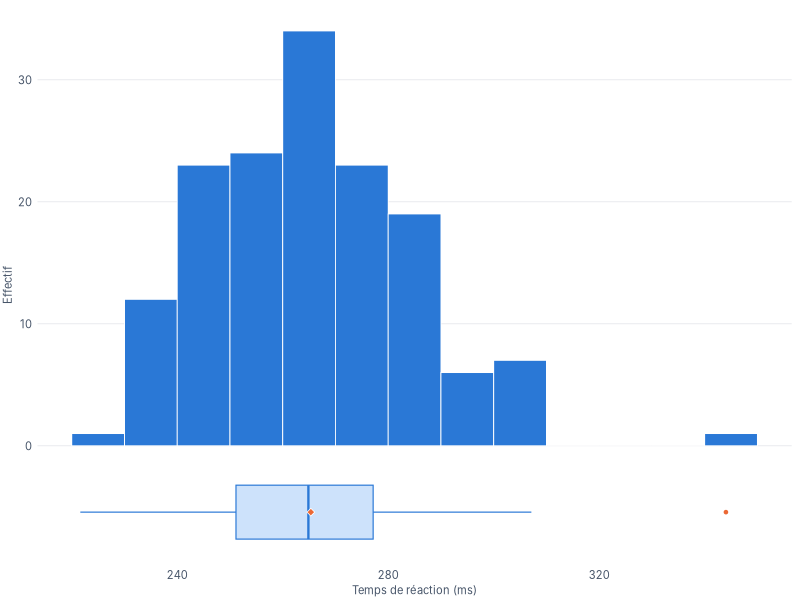
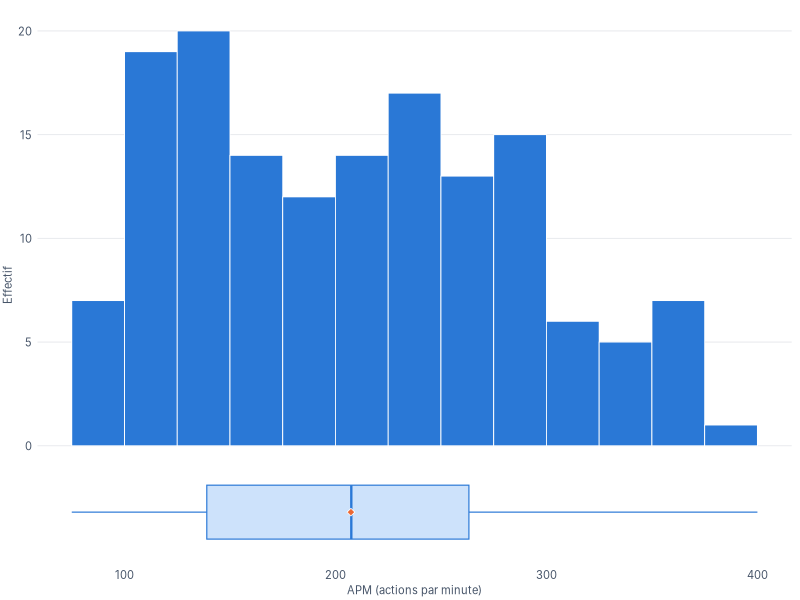
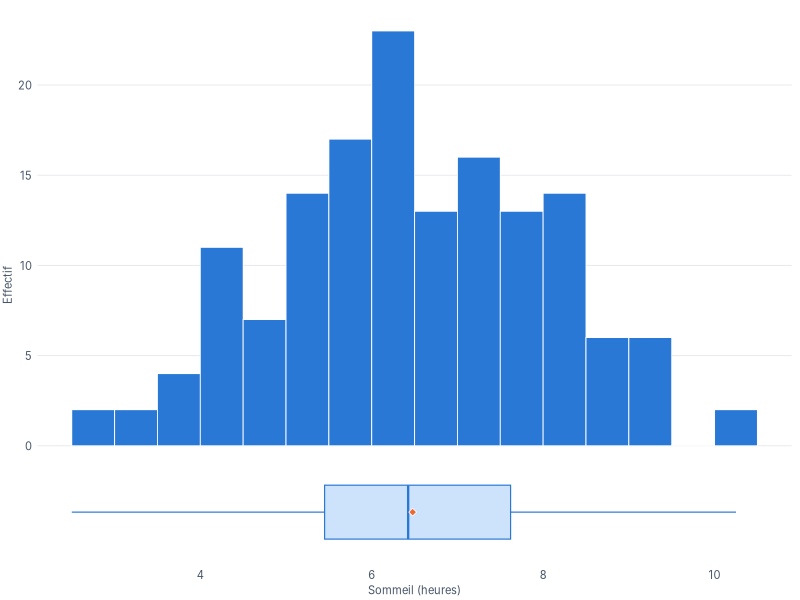
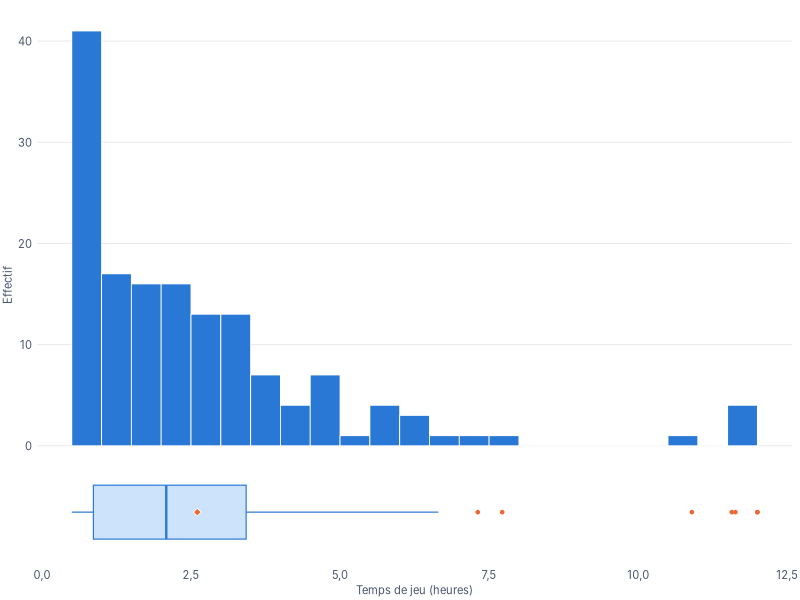
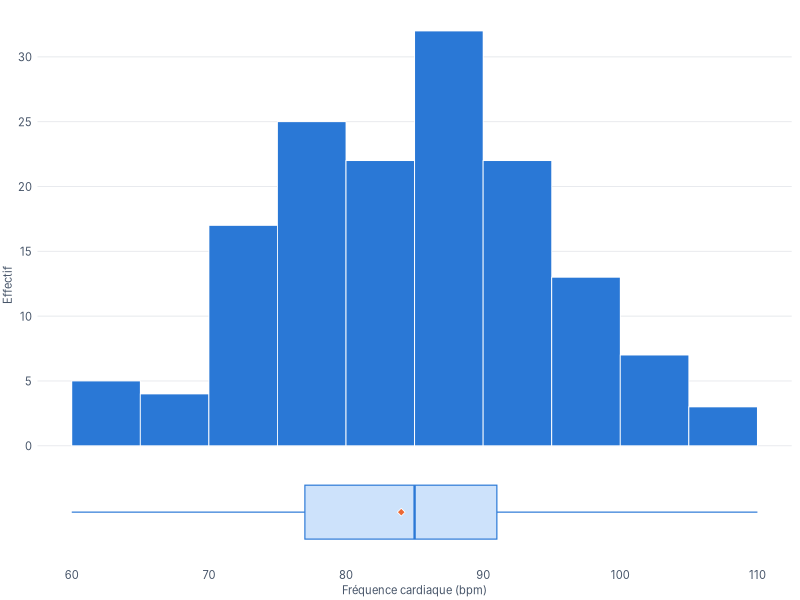
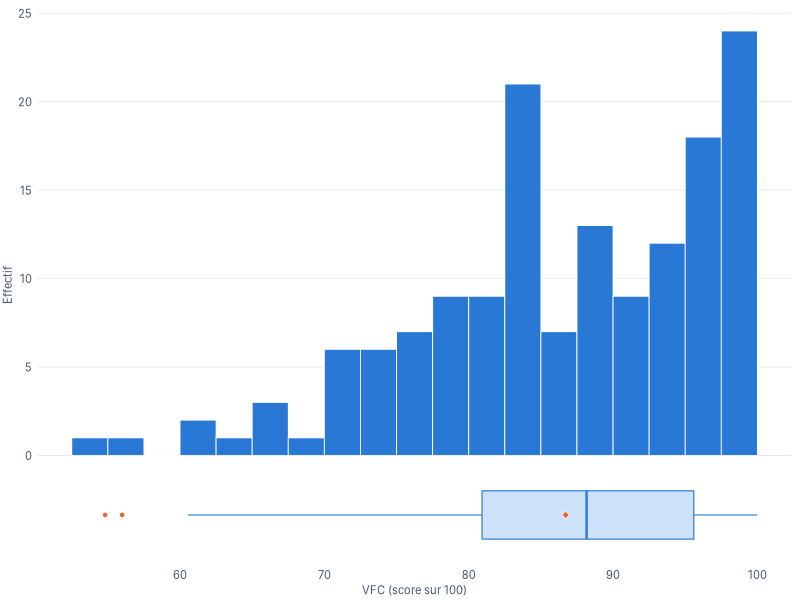
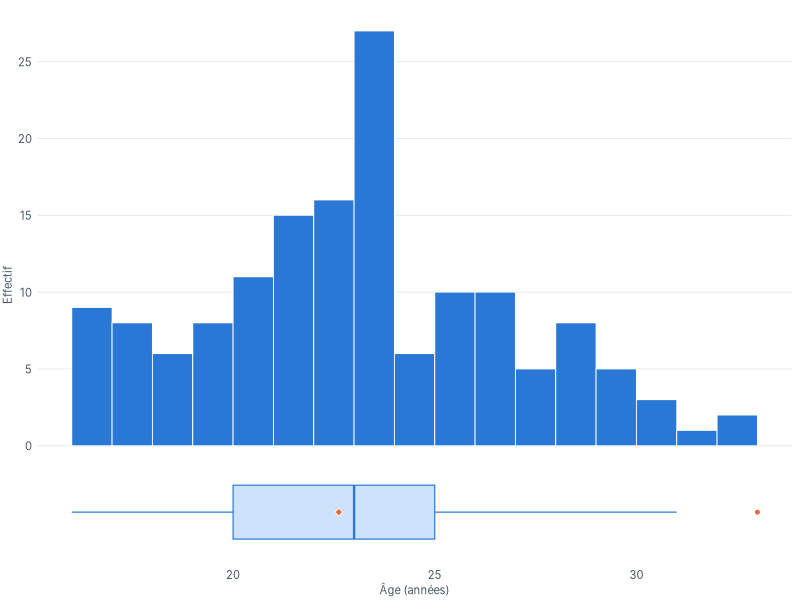
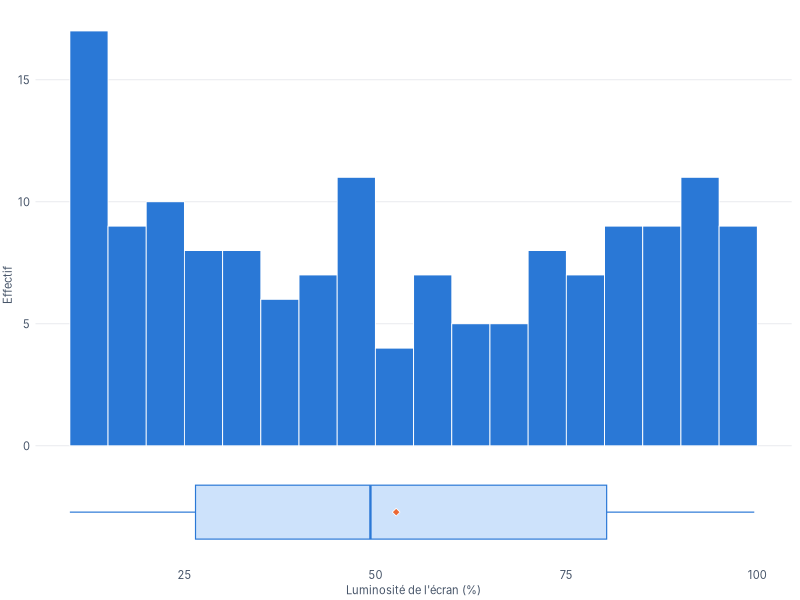

R code for these plots, in order:
##############################################################################
# Projet Théorie des tests — Trinôme 11 (BERTIN · GUIHARD · CHEBREK)
# Étude descriptive univariée complète des 12 variables de l'échantillon
# Sorties : resultats/*.csv (tableaux) et figures/u_*.svg (graphiques)
##############################################################################

## 1. Données ----------------------------------------------------------------
d <- read.csv2("echantillon_150_complet.csv", stringsAsFactors = TRUE)
d$Game_Genre <- factor(d$Game_Genre,
                       levels = c("MOBA", "FPS", "Battle Royale", "Fighting"))
d$Match_Outcome <- factor(d$Match_Outcome, levels = c("Loss", "Win"))
dir.create("resultats", showWarnings = FALSE)
dir.create("figures", showWarnings = FALSE)

quanti <- c(Reaction_Time_ms  = "Temps de réaction (ms)",
            APM               = "APM (actions par minute)",
            Sleep_Hours       = "Sommeil (heures)",
            PlayTime_Hours    = "Temps de jeu (heures)",
            Energy_Drinks     = "Boissons énergisantes (nombre)",
            Heart_Rate_BPM    = "Fréquence cardiaque (bpm)",
            HRV_Score         = "VFC (score sur 100)",
            Age               = "Âge (années)",
            Screen_Brightness = "Luminosité de l'écran (%)")
quali <- c(Game_Genre        = "Genre de jeu",
           Blue_Light_Filter = "Filtre lumière bleue",
           Match_Outcome     = "Issue du match")

## 2. Variables quantitatives : résumé numérique -----------------------------
asymetrie <- function(x) mean((x - mean(x))^3) / sd(x)^3
atypiques <- function(x) {                 # règle des 1,5 x écart interquartile
  q <- quantile(x, c(0.25, 0.75)); e <- diff(q)
  sum(x < q[1] - 1.5 * e | x > q[2] + 1.5 * e)
}
resume <- function(x) c(n = length(x), moyenne = mean(x), ecart_type = sd(x),
                        min = min(x), q1 = unname(quantile(x, 0.25)),
                        mediane = median(x), q3 = unname(quantile(x, 0.75)),
                        max = max(x), asymetrie = asymetrie(x),
                        atypiques = atypiques(x),
                        au_min = sum(x == min(x)), au_max = sum(x == max(x)))
tab_quanti <- data.frame(variable = names(quanti), libelle = quanti,
                         t(sapply(d[names(quanti)], resume)), row.names = NULL)
print(tab_quanti, digits = 3)
write.csv(tab_quanti, "resultats/univarie_quanti.csv", row.names = FALSE)

## 3. Variables qualitatives (et boissons, discrète) : effectifs -------------
freq <- function(v) {
  n <- table(d[[v]])
  data.frame(variable = v, modalite = names(n), effectif = as.vector(n),
             pourcentage = round(100 * as.vector(n) / sum(n), 1))
}
tab_quali <- do.call(rbind, lapply(c(names(quali), "Energy_Drinks"), freq))
print(tab_quali)
write.csv(tab_quali, "resultats/univarie_quali.csv", row.names = FALSE)

# Repères utiles pour l'interprétation
mean(d$Sleep_Hours < 6)                    # part des joueurs dormant < 6 h
mean(d$PlayTime_Hours > 3)                 # part des sessions de plus de 3 h
table(cut(d$PlayTime_Hours, c(0, 1, 3, Inf)))   # classes pour l'ANOVA

## 4. Graphiques : histogramme + boîte à moustaches, diagrammes en barres ---
library(ggplot2)
options(OutDec = ",")
bleu <- "#2a78d6"; bleu_clair <- "#cde2fb"; orange <- "#eb6834"
encre <- "#0f172a"; gris <- "#475569"; grille <- "#e5e7eb"
theme_set(theme_minimal(base_size = 9, base_family = "Inter") +
  theme(panel.grid.minor = element_blank(),
        panel.grid.major.x = element_blank(),
        panel.grid.major.y = element_line(colour = grille, linewidth = 0.3),
        axis.text = element_text(colour = gris, size = 8),
        axis.title = element_text(colour = gris, size = 8),
        plot.margin = margin(4, 6, 2, 2)))
L <- 232; H <- 170                         # en pixels (96 px = 1 pouce)
sauve <- function(p, nom) ggsave(file.path("figures", paste0(nom, ".svg")),
                                 p, width = L / 96, height = H / 96)
pas <- c(Reaction_Time_ms = 10, APM = 25, Sleep_Hours = 0.5,
         PlayTime_Hours = 0.5, Heart_Rate_BPM = 5, HRV_Score = 2.5,
         Age = 1, Screen_Brightness = 5)

# Histogramme avec, en dessous, la boîte à moustaches (losange = moyenne)
for (v in names(pas)) {
  h <- max(hist(d[[v]], breaks = seq(floor(min(d[[v]]) / pas[v]) * pas[v],
                                     max(d[[v]]) + pas[v], pas[v]),
                plot = FALSE, right = FALSE)$counts)
  p <- ggplot(d, aes(.data[[v]])) +
    geom_histogram(binwidth = pas[v], boundary = 0, closed = "left",
                   fill = bleu, colour = "white", linewidth = 0.3) +
    geom_boxplot(aes(y = -0.16 * h), width = 0.13 * h, orientation = "y",
                 fill = bleu_clair, colour = bleu, linewidth = 0.4,
                 outlier.size = 0.9, outlier.colour = orange) +
    annotate("point", x = mean(d[[v]]), y = -0.16 * h, shape = 23, size = 1.8,
             fill = orange, colour = "white", stroke = 0.4) +
    scale_y_continuous(breaks = function(l) pretty(c(0, l[2]))) +
    labs(x = quanti[v], y = "Effectif")
  sauve(p, paste0("u_", v))
}

# Diagrammes en barres (effectif au-dessus, pourcentage dans l'étiquette)
barres <- function(v, noms, lab) {
  n <- table(d[[v]])
  df <- data.frame(m = factor(names(n), levels = names(n)), n = as.vector(n))
  ggplot(df, aes(m, n)) + geom_col(fill = bleu, width = 0.6) +
    geom_text(aes(label = paste0(n, "\n", round(100 * n / sum(n)), " %")),
              vjust = -0.25, lineheight = 0.9, size = 8 / .pt, family = "Inter", colour = encre) +
    scale_x_discrete(labels = noms) +
    scale_y_continuous(expand = expansion(mult = c(0, 0.32))) +
    labs(x = lab, y = "Effectif")
}
sauve(barres("Energy_Drinks", 0:4, quanti["Energy_Drinks"]), "u_Energy_Drinks")
sauve(barres("Game_Genre", c("MOBA", "FPS", "B. Royale", "Combat"),
             quali["Game_Genre"]), "u_Game_Genre")
sauve(barres("Blue_Light_Filter", c("Sans filtre", "Avec filtre"),
             quali["Blue_Light_Filter"]), "u_Blue_Light_Filter")
sauve(barres("Match_Outcome", c("Défaite", "Victoire"),
             quali["Match_Outcome"]), "u_Match_Outcome")
